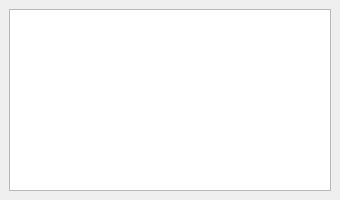
<?xml version="1.0" encoding="UTF-8"?>
<ui version="4.0">
 <class>DockWidget_Sequence</class>
 <widget class="QDockWidget" name="DockWidget_Sequence">
  <property name="geometry">
   <rect>
    <x>0</x>
    <y>0</y>
    <width>340</width>
    <height>200</height>
   </rect>
  </property>
  <property name="minimumSize">
   <size>
    <width>340</width>
    <height>200</height>
   </size>
  </property>
  <property name="features">
   <set>QDockWidget::DockWidgetFloatable|QDockWidget::DockWidgetMovable</set>
  </property>
  <property name="allowedAreas">
   <set>Qt::LeftDockWidgetArea|Qt::RightDockWidgetArea</set>
  </property>
  <property name="windowTitle">
   <string>Sequence</string>
  </property>
  <widget class="QWidget" name="dockWidgetContents">
   <layout class="QVBoxLayout" name="verticalLayout">
    <item>
     <widget class="QTableView" name="tableView_Sequence"/>
    </item>
   </layout>
  </widget>
 </widget>
 <resources/>
 <connections/>
</ui>
